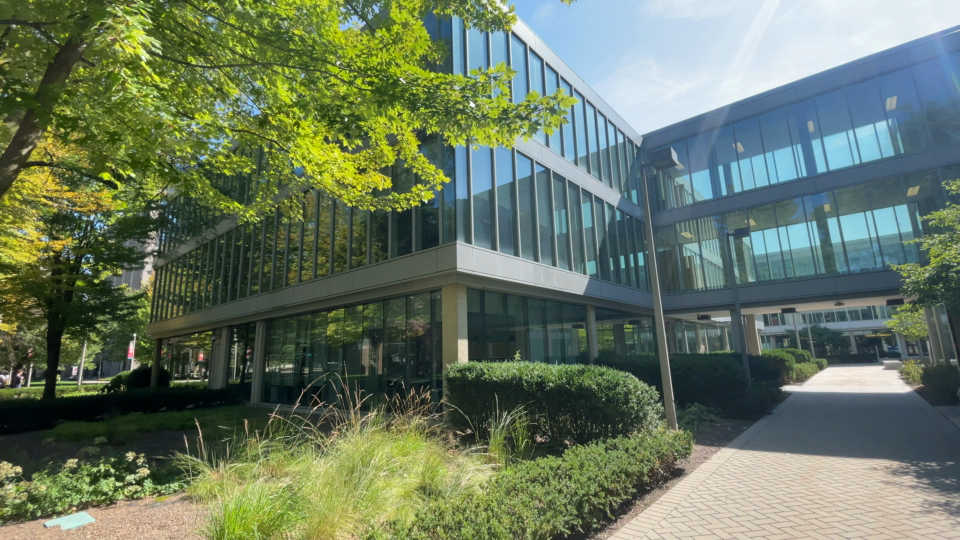
#> input picture seva/assets_demo_cli/dl3d140-165f5af8bfe32f70595a1c9393a6e442acf7af019998275144f605b89a306557/images/frame_00003.png, 960 x 540 px; its folder holds only this picture in this run
$ python process.py --images ../assets_demo_cli/dl3d140-165f5af8bfe32f70595a1c9393a6e442acf7af019998275144f605b89a306557/images   (older library calls are emulated)
#> lines starting #> are read from the running program, lines starting #| are printed output that depends on the picture; after the words box and inside, x2 and y2 are one past the last pixel; in counts of white or black regions, pixels touching at a corner belong together
### seva/BlurDetection2/blur_detection/detection.py
#!/usr/bin/env python
# -*- coding: utf-8 -*-
import cv2
import numpy


def fix_image_size(image: numpy.array, expected_pixels: float = 2E6):
    ratio = numpy.sqrt(expected_pixels / (image.shape[0] * image.shape[1]))
    return cv2.resize(image, (0, 0), fx=ratio, fy=ratio)


def estimate_blur(image: numpy.array, threshold: int = 100):
    if image.ndim == 3:
        image = cv2.cvtColor(image, cv2.COLOR_BGR2GRAY)

    blur_map = cv2.Laplacian(image, cv2.CV_64F)
    score = numpy.var(blur_map)
    return blur_map, score, bool(score < threshold)


# [7 lines of commented-out code are left out]


# [28 lines left out: function pretty_blur_map, not called in this run]

### seva/BlurDetection2/process.py
import sys
import argparse
import logging
import pathlib
import json

import cv2
import numpy as np

from .blur_detection import estimate_blur
from .blur_detection import fix_image_size
from .blur_detection import pretty_blur_map


def parse_args():
    parser = argparse.ArgumentParser(description='run blur detection on a single image')
    parser.add_argument('-i', '--images', type=str, nargs='+', required=True, help='directory of images')
    parser.add_argument('-s', '--save-path', type=str, default=None, help='path to save output')

    parser.add_argument('-t', '--threshold', type=float, default=100.0, help='blurry threshold')
    parser.add_argument('-f', '--variable-size', action='store_true', help='fix the image size')

    parser.add_argument('-v', '--verbose', action='store_true', help='set logging level to debug')
    parser.add_argument('-d', '--display', action='store_true', help='display images')

    return parser.parse_args()


def blur_binary_mask_from_laplacian(blur_map: np.ndarray,
                                    smooth_sigma: float = 1.0) -> np.ndarray:
    """
    Returns a binary mask with shape = blur_map.shape, dtype=np.uint8, values {0,1}.
    1 = blurry (low |Laplacian|), 0 = sharp.
    """
    x = np.abs(blur_map).astype(np.float32)
    if smooth_sigma > 0:
        x = cv2.GaussianBlur(x, (0, 0), smooth_sigma)

    # Normalize to [0,255], invert so blur becomes high
    x = cv2.normalize(x, None, 0, 255, cv2.NORM_MINMAX)
    inv = 255 - x.astype(np.uint8)

    # Otsu threshold → binary 0/255
    _, bin255 = cv2.threshold(inv, 0, 255, cv2.THRESH_BINARY + cv2.THRESH_OTSU)

    # Return {0,1}
    return (bin255 // 255).astype(np.uint8)

def save_binary_mask(mask01: np.ndarray, path: str = "blur_mask.png") -> None:
    """Save 0/1 mask as a 0/255 PNG."""
    cv2.imwrite(path, (mask01 * 255).astype(np.uint8))

def overlay_mask_on_image(image_bgr: np.ndarray, mask01: np.ndarray,
                          alpha: float = 0.5) -> np.ndarray:
    """
    Visual debug overlay: paint blurry pixels in red over the original image.
    """
    overlay = image_bgr.copy()
    red = np.zeros_like(image_bgr)
    red[..., 2] = 255  # BGR -> Red
    overlay = cv2.addWeighted(overlay, 1.0, red, alpha, 0)
    # Keep overlay only where mask==1
    out = image_bgr.copy()
    out[mask01.astype(bool)] = overlay[mask01.astype(bool)]
    return out


def find_images(image_paths, img_extensions=['.jpg', '.png', '.jpeg']):
    img_extensions += [i.upper() for i in img_extensions]

    for path in image_paths:
        path = pathlib.Path(path)

        if path.is_file():
            if path.suffix not in img_extensions:
                logging.info(f'{path.suffix} is not an image extension! skipping {path}')
                continue
            else:
                yield path

        if path.is_dir():
            for img_ext in img_extensions:
                yield from path.rglob(f'*{img_ext}')


# [13 lines left out: function blur_masks_from_numpy_batch, not called in this run]


if __name__ == '__main__':
    assert sys.version_info >= (3, 6), sys.version_info
    args = parse_args()

    level = logging.DEBUG if args.verbose else logging.INFO
    logging.basicConfig(level=level)

    fix_size = not args.variable_size
    logging.info(f'fix_size: {fix_size}')

    if args.save_path is not None:
        save_path = pathlib.Path(args.save_path)
        assert save_path.suffix == '.json', save_path.suffix
    else:
        save_path = None

    results = []

    for image_path in find_images(args.images):
        image = cv2.imread(str(image_path))
#> image is the input picture: shape (540, 960, 3); mean B, G, R 96.8, 119.2, 104.2
        print("image shape:", image.shape)
#| image shape: (540, 960, 3)

        if image is None:
            logging.warning(f'warning! failed to read image from {image_path}; skipping!')
            continue

        logging.info(f'processing {image_path}')

        if fix_size:
            image = fix_image_size(image)
        else:
            logging.warning('not normalizing image size for consistent scoring!')
        blur_map, score, blurry = estimate_blur(image, threshold=args.threshold)
#> in estimate_blur, `image = cv2.cvtColor(image, cv2.COLOR_BGR2GRAY)`:
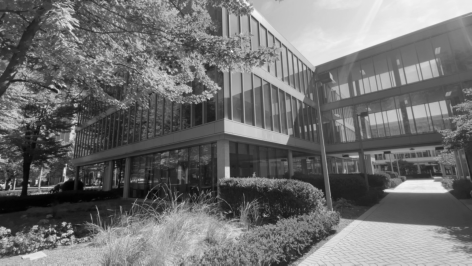
#> image: shape (1061, 1886) (shown at 1/4 size); min 1, max 252, mean 112
#> in estimate_blur, `blur_map = cv2.Laplacian(image, cv2.CV_64F)`:
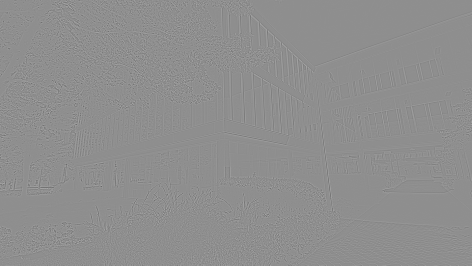
#> blur_map: shape (1061, 1886) float64 (shown at 1/4 size); min -139, max 109, mean 0; drawn with min black and max white
#> in estimate_blur, `score = numpy.var(blur_map)`: score = 106.4
#> score = 106.4; blurry = False

        logging.info(f'image_path: {image_path} score: {score} blurry: {blurry}')
        results.append({'input_path': str(image_path), 'score': score, 'blurry': blurry})
        mask01 = blur_binary_mask_from_laplacian(blur_map)  # shape HxW, values {0,1}
#> in blur_binary_mask_from_laplacian, `x = cv2.GaussianBlur(x, (0, 0), smooth_sigma)`:
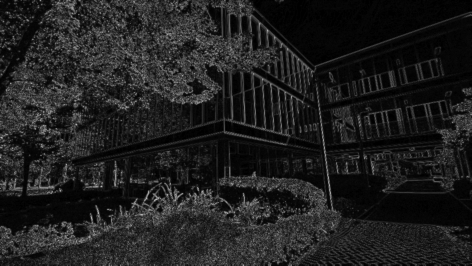
#> x: shape (1061, 1886) float32 (shown at 1/4 size); min 0, max 48.32, mean 6; drawn with min black and max white
#> in blur_binary_mask_from_laplacian, `inv = 255 - x.astype(np.uint8)`:
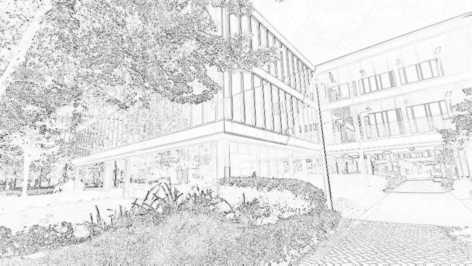
#> inv: shape (1061, 1886) (shown at 1/4 size); min 0, max 255, mean 224
#> in blur_binary_mask_from_laplacian, `_, bin255 = cv2.threshold(inv, 0, 255, cv2.THRESH_BINARY + cv2.THRESH_..`:
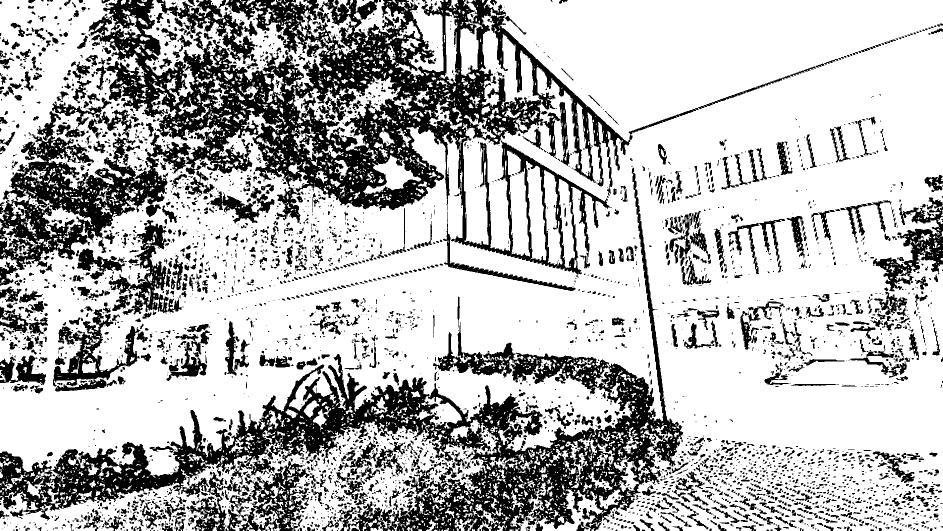
#> bin255: shape (1061, 1886) (shown at 1/2 size); 71.7% white; 4311 black regions (3036 under 20 px), largest, box (x1, y1, x2, y2) and area: (0, 0, 1265, 549) 215527, (0, 335, 1366, 1061) 146974, (106, 618, 281, 783) 8912

        save_binary_mask(mask01, "blur_mask.png")

        # Optional visual check:
        overlay = overlay_mask_on_image(image, mask01, alpha=0.4)
#> in overlay_mask_on_image, `overlay = cv2.addWeighted(overlay, 1.0, red, alpha, 0)`:
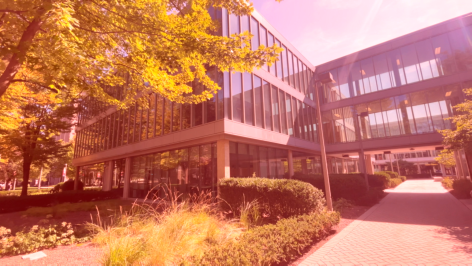
#> overlay: shape (1061, 1886, 3) (shown at 1/4 size); mean B, G, R 96.7, 119.1, 196.2
#> in overlay_mask_on_image, `out[mask01.astype(bool)] = overlay[mask01.astype(bool)]`:
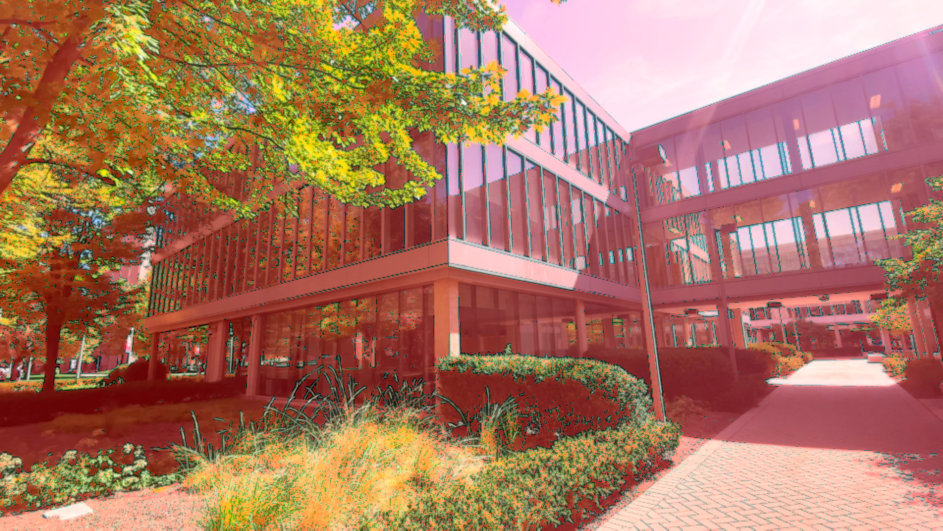
#> out: shape (1061, 1886, 3) (shown at 1/2 size); mean B, G, R 96.7, 119.1, 169.3
        cv2.imwrite("blur_overlay.png", overlay)

        if args.display:
            cv2.imshow('input', image)
            cv2.imshow('result', pretty_blur_map(blur_map))

            if cv2.waitKey(0) == ord('q'):
                logging.info('exiting...')
                exit()

    if save_path is not None:
        logging.info(f'saving json to {save_path}')

        with open(save_path, 'w') as result_file:
            data = {'images': args.images, 'threshold': args.threshold, 'fix_size': fix_size, 'results': results}
            json.dump(data, result_file, indent=4)

$ run again, on seva/assets_demo_cli/dl3d140-165f5af8bfe32f70595a1c9393a6e442acf7af019998275144f605b89a306557/images/frame_00020.png
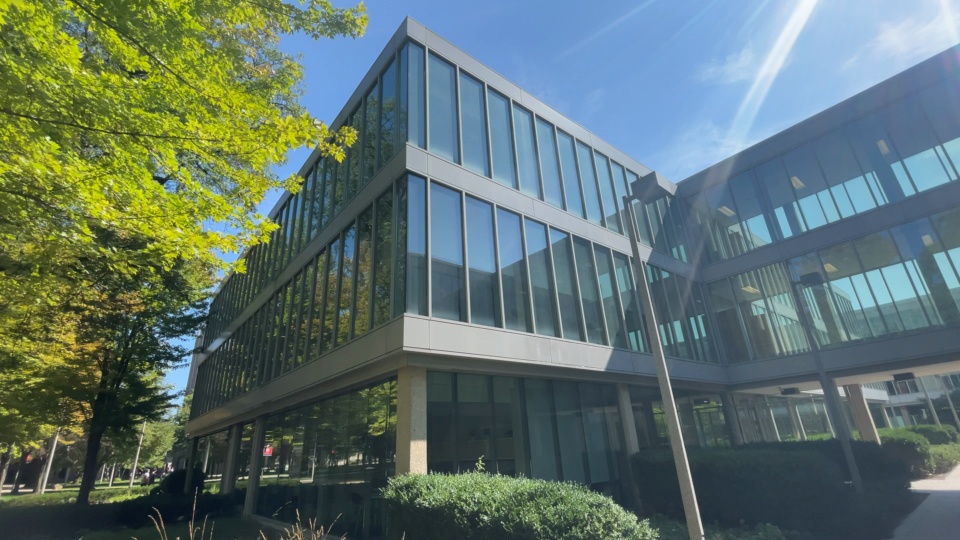
#> input picture seva/assets_demo_cli/dl3d140-165f5af8bfe32f70595a1c9393a6e442acf7af019998275144f605b89a306557/images/frame_00020.png, 960 x 540 px
#> image is the input picture: shape (540, 960, 3); mean B, G, R 108.5, 114.9, 95.3
#| image shape: (540, 960, 3)
#> image: shape (1061, 1886)
#> in estimate_blur, `score = numpy.var(blur_map)`: score = 69.87
#> `blur_map, score, blurry = estimate_blur(image, threshold=args.threshold)`: blurry = True
#> in blur_binary_mask_from_laplacian, `_, bin255 = cv2.threshold(inv, 0, 255, cv2.THRESH_BINARY + cv2.THRESH_..`:
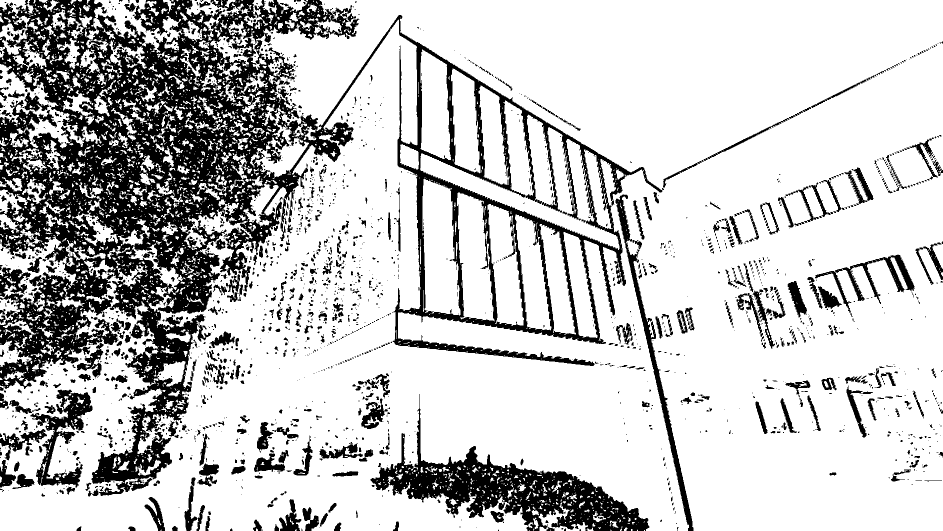
#> bin255: shape (1061, 1886) (shown at 1/2 size); 77.4% white; 2246 black regions (1671 under 20 px), largest, box (x1, y1, x2, y2) and area: (0, 0, 1325, 992) 312600, (741, 788, 1299, 1061) 38645, (61, 779, 185, 975) 7777
#> in overlay_mask_on_image, `out[mask01.astype(bool)] = overlay[mask01.astype(bool)]`:
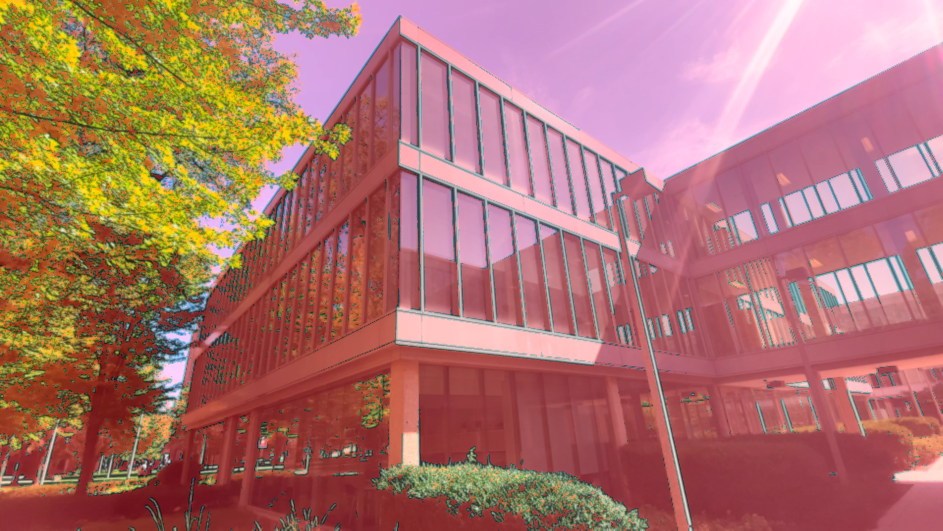
#> out: shape (1061, 1886, 3) (shown at 1/2 size); mean B, G, R 108.4, 114.8, 172

$ run again, on seva/assets_demo_cli/dl3d140-165f5af8bfe32f70595a1c9393a6e442acf7af019998275144f605b89a306557/images/frame_00028.png
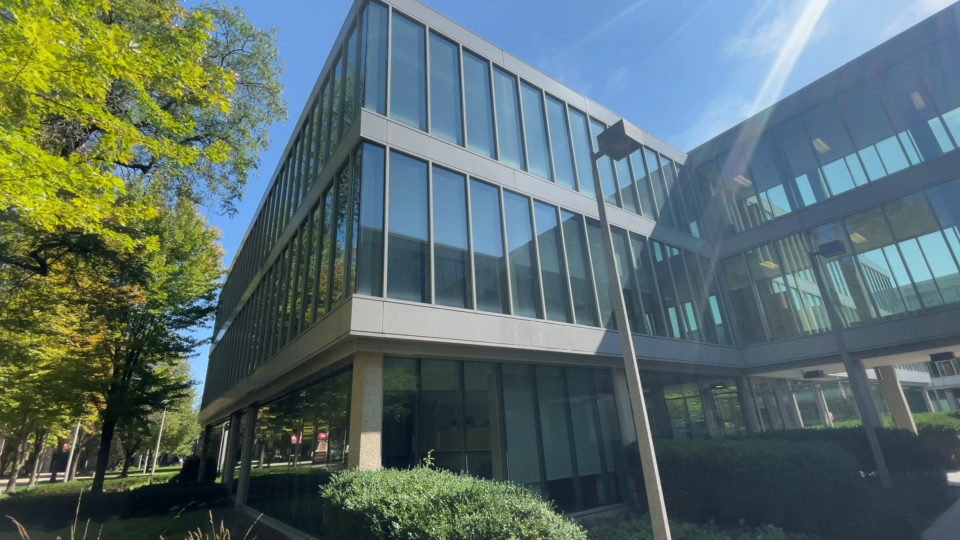
#> input picture seva/assets_demo_cli/dl3d140-165f5af8bfe32f70595a1c9393a6e442acf7af019998275144f605b89a306557/images/frame_00028.png, 960 x 540 px
#> image is the input picture: shape (540, 960, 3); mean B, G, R 106.5, 109.1, 89.5
#| image shape: (540, 960, 3)
#> image: shape (1061, 1886)
#> in estimate_blur, `score = numpy.var(blur_map)`: score = 68.5
#> `blur_map, score, blurry = estimate_blur(image, threshold=args.threshold)`: blurry = True
#> in blur_binary_mask_from_laplacian, `_, bin255 = cv2.threshold(inv, 0, 255, cv2.THRESH_BINARY + cv2.THRESH_..`:
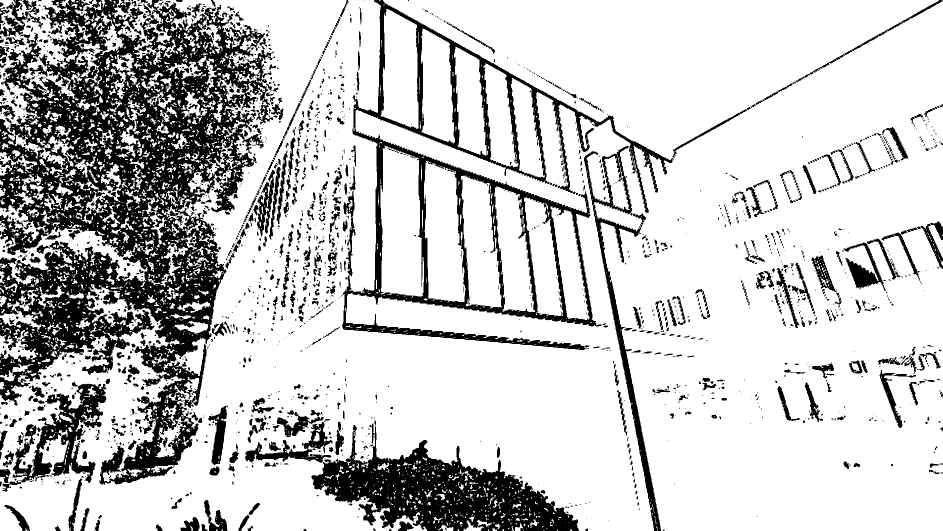
#> bin255: shape (1061, 1886) (shown at 1/2 size); 78.2% white; 2134 black regions (1520 under 20 px), largest, box (x1, y1, x2, y2) and area: (0, 0, 548, 969) 221301, (684, 0, 1347, 700) 56083, (623, 841, 1158, 1061) 48853
#> in overlay_mask_on_image, `out[mask01.astype(bool)] = overlay[mask01.astype(bool)]`:
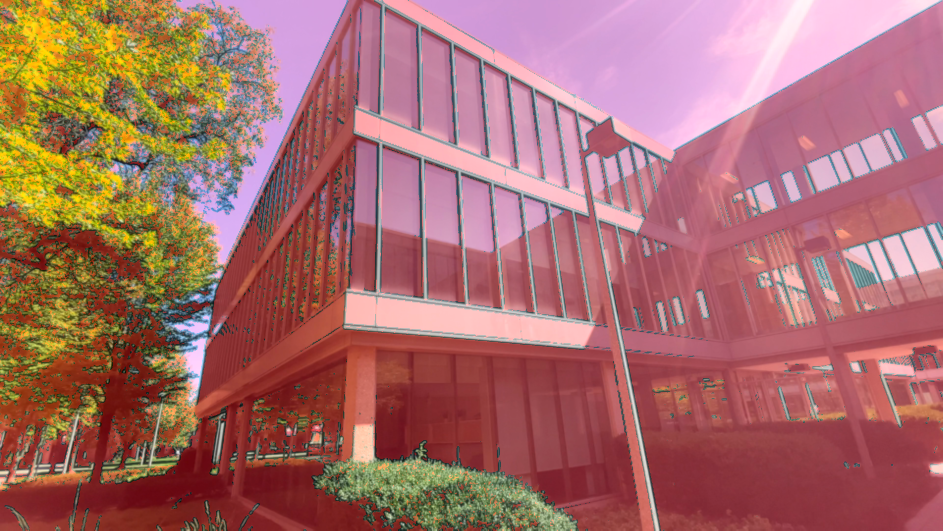
#> out: shape (1061, 1886, 3) (shown at 1/2 size); mean B, G, R 106.4, 109, 167.3
